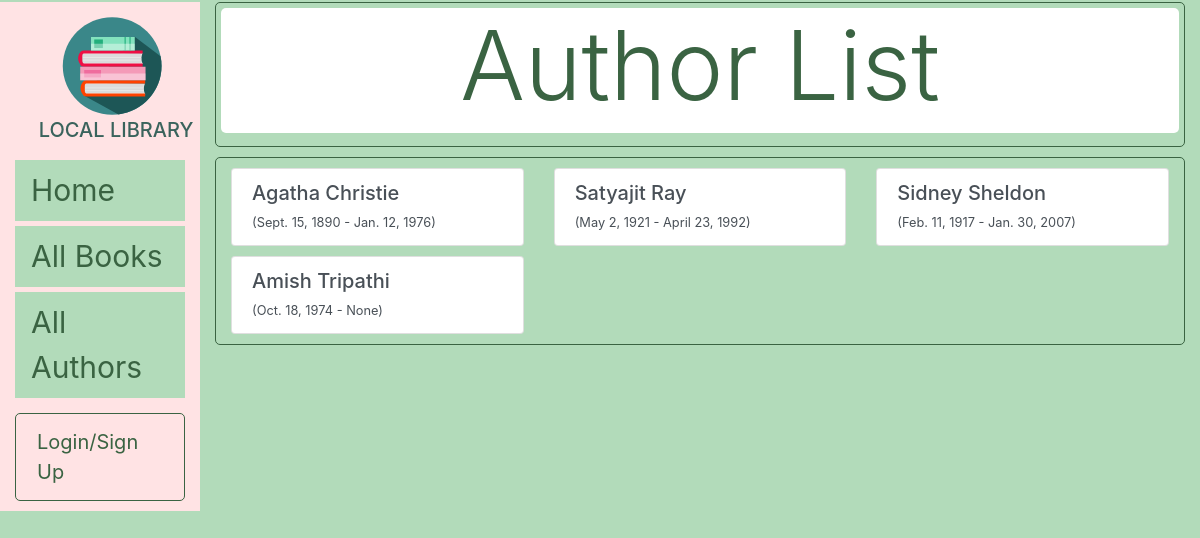
The app's page /catalog/authors/, older data.
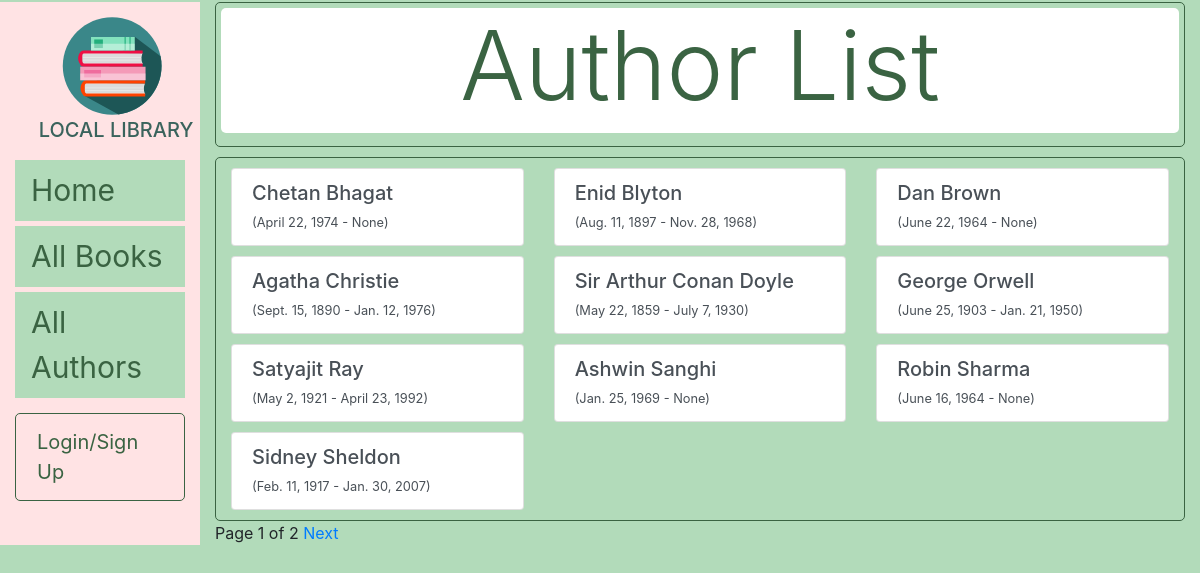
The same page, newer data.
### catalog/models.py (models this page shows, shortened)
class Author(models.Model):
    first_name = models.CharField(max_length = 100)
    last_name = models.CharField(max_length = 100)
    date_of_birth = models.DateField(null = True, blank = True)
    date_of_death = models.DateField('Died', null = True, blank = True)
    class Meta:
        ordering = ['last_name', 'first_name']
    def get_absolute_url(self):
        return reverse('author-detail', args=[str(self.id)])

### catalog/views.py (the view)
# urls.py: path('authors/', views.AuthorListView.as_view(), name='authors'),
class AuthorListView(generic.ListView):
    model = Author
    paginate_by = 10

### catalog/templates/catalog/author_list.html
{% extends "base_generic.html" %}
{% block content %}
	<div style="border-style:solid;border-color:#3a6342;border-width:1px;border-radius:5px;padding:5px;margin-bottom:10px;margin-top:2px;">
		<h1 class="display-1" style="background-color:white;border-radius:5px;color:#3a6342; padding-bottom:10px;">Author List</h1>
	</div>
	<div class="container" style="border-style:solid;border-color:#3a6342;border-width:1px;padding-bottom:10px;border-radius:5px;">
		{% if author_list %}
			{% for author in author_list %}
				{% if forloop.first %}<div class="row" style="padding-top:10px;">{% endif %}
				<div class="col-4">
					<div class="list-group">
						<a href="{{ author.get_absolute_url }}" class="list-group-item list-group-item-action">
							<div class="d-flex w-100 justify-content-between">
								<h5 class="mb-1">{{ author.first_name }} {{ author.last_name }}</h5>
							</div>
							<small>({{ author.date_of_birth }} - {{ author.date_of_death }})</small>
						</a>
					</div>
				</div>
				{% if forloop.counter|divisibleby:3 %}</div><div class="row" style="padding-top:10px;">{% endif %}
  				{% if forloop.last %}</div>{% endif %}
			{% endfor %}
		{% else %}
			<p>There are no authors to display.</p>
		{% endif %}
	</div>
{% endblock %}

### catalog/templates/base_generic.html (shortened to what this page needs)
<!DOCTYPE html>
<html lang = "en">
	<head>
		<link rel="stylesheet" href="https://stackpath.bootstrapcdn.com/bootstrap/4.1.3/css/bootstrap.min.css">
		{% block stylesheet %}
		{% load static %}
		<link rel="stylesheet" href="{% static 'css/styles.css' %}">
		{% endblock %}
	</head>
	<body>
		<div class="container-fluid">
			<div class="row">
				<div class="col-sm-2">
					{% block sidebar %}
						<span class="navbar-brand">
							<img src="{% static 'images/books-icon.svg' %}" width="100" height="100" class="d-inline-block align-top" alt="logo">
							<h5 class="logo-name">LOCAL LIBRARY</h5>
						</span>
						<ul class="nav flex-column">
							<li class = "nav-item">
								<a class="nav-link active" href="{% url 'index' %}">Home</a>
							</li>
							<li class = "nav-item">
								<a class="nav-link active" href="{% url 'books' %}">All Books</a>
							</li>
							<li class = "nav-item">
								<a class="nav-link active" href="{% url 'authors' %}">All Authors</a>
							</li>
						</ul>
						<div style="border-style:solid;border-color:#3a6342;border-width:1px;border-radius:5px;padding:5px;margin-bottom:10px;margin-top:10px;">
							{% if user.is_authenticated %}
								<p>
									<div style="text-align:center;color:#3a6342;background-color:rgb(178,219,186);font-size:30px;width:80%;margin-left:10%;">{{ user.get_username }}</div>
									<hr>
									<a class="nav-link active" href="{% url 'my-borrowed' %}" style="font-size:20px;text-align:center;">Borrowed Books</a>
									<a class="nav-link active" href="{% url 'logout' %}?next={{ request.path }}" style="font-size:20px;text-align:center;">Logout</a>
								</p>
							{% else %}
								<a class="nav-link active" href="{% url 'login' %}?next={{request.path}}" style="font-size:20px;">Login/Sign Up</a>
							{% endif %}
						</div>
					{% endblock %}
				</div>
				<div class="col-sm-10">
					{% block content %}{% endblock %}
					{% block pagination %}
						{% if is_paginated %}
							<div class="pagination">
								<span class="page-links">
									<span class="page-current">
										Page {{ page_obj.number }} of {{page_obj.paginator.num_pages }}
									</span>
									{% if page_obj.has_next %}
										<a href="{{ request.path }}?page={{ page_obj.next_page_number }}">Next</a>
									{% endif %}
								</span>
							</div>
						{% endif%}
					{% endblock %}
				</div>
			</div>
		</div>
	</body>
</html>

### catalog/static/css/styles.css (style rules this page uses)
body { background-color:rgb(178,219,186); }
.col-sm-2 { background-color:#ffe3e4; margin-top:2px; }
.navbar-brand { padding-left:14%; padding-right:14%; padding-top:5%; margin-top:5px; margin-bottom:5px; }
.d-inline-block { margin-left:15%; }
.logo-name { color:#3a635c; text-align:center; padding-top:2px; }
.nav-item { font-size:30px; background-color:rgb(178,219,186); margin-bottom:5px; }
.nav-link { color:#3a6342; }
.display-1 { text-align:center; }

Row changes from the older to the newer data that the page shows:
no longer on this page (row unchanged): Author: first_name "Amish", last_name "Tripathi", date_of_birth "Oct. 18, 1974", date_of_death "None"
added Author: first_name "Chetan", last_name "Bhagat", date_of_birth "April 22, 1974", date_of_death "None"
added Author: first_name "Enid", last_name "Blyton", date_of_birth "Aug. 11, 1897", date_of_death "Nov. 28, 1968"
added Author: first_name "Dan", last_name "Brown", date_of_birth "June 22, 1964", date_of_death "None"
added Author: first_name "Sir Arthur", last_name "Conan Doyle", date_of_birth "May 22, 1859", date_of_death "July 7, 1930"
added Author: first_name "George", last_name "Orwell", date_of_birth "June 25, 1903", date_of_death "Jan. 21, 1950"
added Author: first_name "Ashwin", last_name "Sanghi", date_of_birth "Jan. 25, 1969", date_of_death "None"
added Author: first_name "Robin", last_name "Sharma", date_of_birth "June 16, 1964", date_of_death "None"
Text that changed along with them:
{{ page_obj.number }}: (not shown) → "1"
{{ page_obj.paginator.num_pages }}: (not shown) → "2"
text now shown: "Page of Next"
